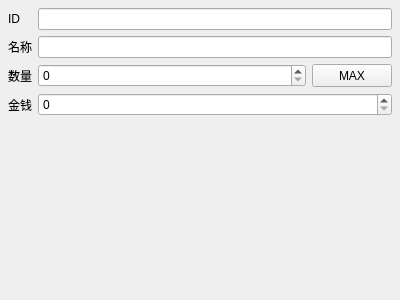
<?xml version="1.0" encoding="UTF-8"?>
<ui version="4.0">
 <class>stackable_form</class>
 <widget class="QWidget" name="stackable_form">
  <property name="geometry">
   <rect>
    <x>0</x>
    <y>0</y>
    <width>400</width>
    <height>300</height>
   </rect>
  </property>
  <property name="windowTitle">
   <string>Form</string>
  </property>
  <layout class="QFormLayout" name="formLayout">
   <property name="leftMargin">
    <number>8</number>
   </property>
   <property name="topMargin">
    <number>8</number>
   </property>
   <property name="rightMargin">
    <number>8</number>
   </property>
   <property name="bottomMargin">
    <number>8</number>
   </property>
   <item row="0" column="0">
    <widget class="QLabel" name="id_label">
     <property name="text">
      <string>ID</string>
     </property>
    </widget>
   </item>
   <item row="0" column="1">
    <widget class="QLineEdit" name="id_line_edit">
     <property name="readOnly">
      <bool>true</bool>
     </property>
    </widget>
   </item>
   <item row="1" column="0">
    <widget class="QLabel" name="name_label">
     <property name="text">
      <string>名称</string>
     </property>
    </widget>
   </item>
   <item row="1" column="1">
    <widget class="QLineEdit" name="name_line_edit">
     <property name="readOnly">
      <bool>true</bool>
     </property>
    </widget>
   </item>
   <item row="2" column="0">
    <widget class="QLabel" name="num_label">
     <property name="text">
      <string>数量</string>
     </property>
    </widget>
   </item>
   <item row="2" column="1">
    <widget class="QWidget" name="num_container" native="true">
     <layout class="QHBoxLayout" name="horizontalLayout_8">
      <property name="leftMargin">
       <number>0</number>
      </property>
      <property name="topMargin">
       <number>0</number>
      </property>
      <property name="rightMargin">
       <number>0</number>
      </property>
      <property name="bottomMargin">
       <number>0</number>
      </property>
      <item>
       <widget class="QSpinBox" name="num_spin_box">
        <property name="sizePolicy">
         <sizepolicy hsizetype="Expanding" vsizetype="Preferred">
          <horstretch>0</horstretch>
          <verstretch>0</verstretch>
         </sizepolicy>
        </property>
        <property name="maximum">
         <number>999999999</number>
        </property>
       </widget>
      </item>
      <item>
       <widget class="QPushButton" name="max_btn">
        <property name="sizePolicy">
         <sizepolicy hsizetype="Minimum" vsizetype="Preferred">
          <horstretch>0</horstretch>
          <verstretch>0</verstretch>
         </sizepolicy>
        </property>
        <property name="text">
         <string>MAX</string>
        </property>
       </widget>
      </item>
     </layout>
    </widget>
   </item>
   <item row="3" column="0">
    <widget class="QLabel" name="gold_label">
     <property name="text">
      <string>金钱</string>
     </property>
    </widget>
   </item>
   <item row="3" column="1">
    <widget class="QSpinBox" name="gold_spin_box">
     <property name="maximum">
      <number>999999999</number>
     </property>
    </widget>
   </item>
  </layout>
 </widget>
 <resources/>
 <connections/>
</ui>
